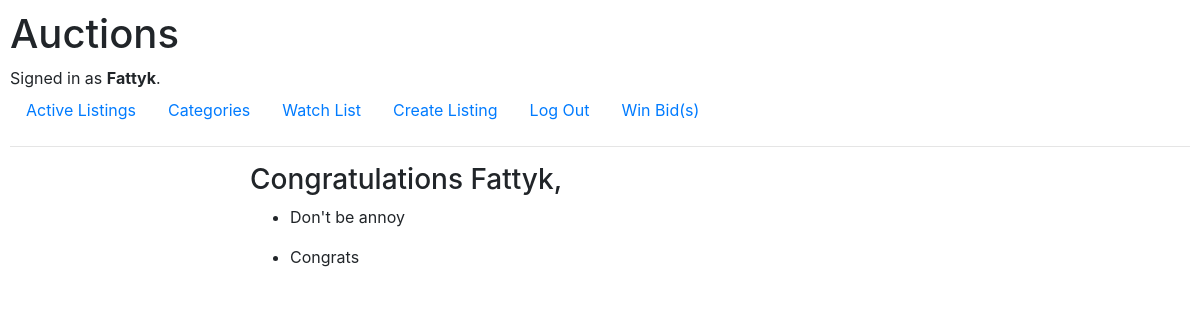
The app's page /won (signed in), older data.
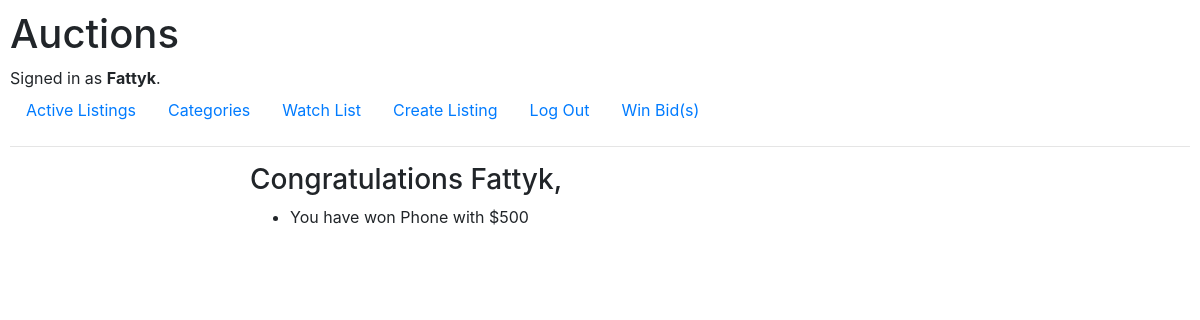
The same page, newer data.
### auctions/models.py (models this page shows, shortened)
class Winner(models.Model):
    user = models.ForeignKey(User, on_delete=models.CASCADE, related_name="bid_winner")
    message = models.CharField(max_length=150, null=True, blank=True)

### auctions/views.py (the view)
# urls.py: path("won", views.won, name="won")
def won(request):
    user = request.user
    wins = [winner.message for winner in user.bid_winner.all()[::-1]]
    return render(request, "auctions/won.html",{
        "wins":wins
    })

### auctions/templates/auctions/won.html (shortened to what this page needs)
{% extends "auctions/layout.html" %}
{% load static %}
{% block body %}
    <section class="main">
        {% if wins %}
            <h3>Congratulations {{user.username}},</h3>
        {% endif %}
        {% for win in wins %}
            <ul>
                <li>{{win}}</li>
            </ul>
        {% empty %}
            No Win Yet. Bid more
        {% endfor %}
    </section>
{% endblock %}

Row changes from the older to the newer data that the page shows:
removed Winner: wins "Don't be annoy"
removed Winner: wins "Congrats"
added Winner: wins "You have won Phone with $500"
